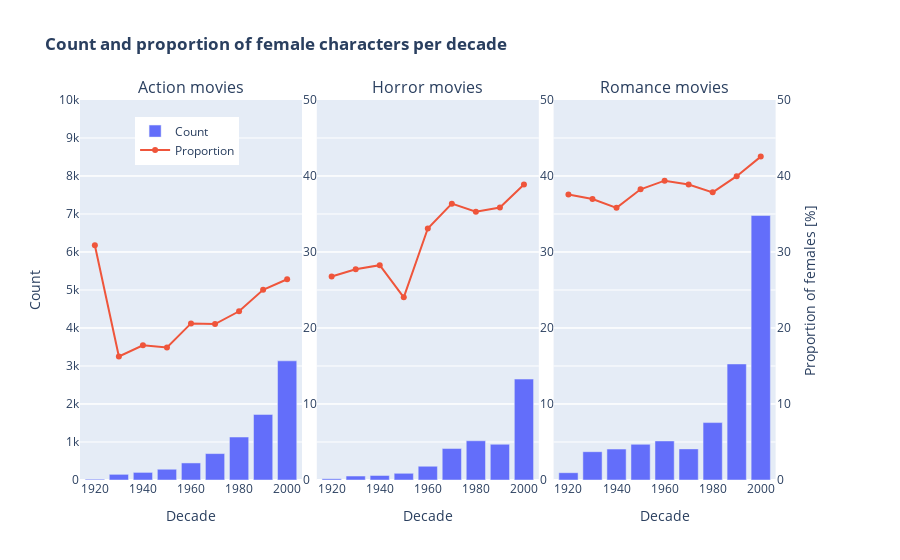

Write notebook code for a chart like this one.
### Markdown cell above
Although not all genres display the same proportions of female characters, women are once again strongly under-represented, especially in action movies. Then, we can have a look at the other aspects of women’s representation to see if they also differ according to the genre, starting by the age distributions of the female and male actors.

### Code cell
#Count male and female characters per decade across all movies
gender_count_action = action_charadata.groupby('decade').apply(lambda x : pd.Series({'M' : x[x.actor_gender == 'M'].shape[0], 
                                                                                       'F' : x[x.actor_gender == 'F'].shape[0]}))
gender_count_action['proportion_f'] = gender_count_action.F * 100 / (gender_count_action.M + gender_count_action.F)
gender_count_action.reset_index(inplace = True)
gender_count_action.sort_values(by = "decade", inplace = True)

gender_count_horror = horror_charadata.groupby('decade').apply(lambda x : pd.Series({'M' : x[x.actor_gender == 'M'].shape[0], 
                                                                                       'F' : x[x.actor_gender == 'F'].shape[0]}))
gender_count_horror['proportion_f'] = gender_count_horror.F * 100 / (gender_count_horror.M + gender_count_horror.F)
gender_count_horror.reset_index(inplace = True)
gender_count_horror.sort_values(by = "decade", inplace = True)

gender_count_romance = romance_charadata.groupby('decade').apply(lambda x : pd.Series({'M' : x[x.actor_gender == 'M'].shape[0], 
                                                                                       'F' : x[x.actor_gender == 'F'].shape[0]}))
gender_count_romance['proportion_f'] = gender_count_romance.F * 100 / (gender_count_romance.M + gender_count_romance.F)
gender_count_romance.reset_index(inplace = True)
gender_count_romance.sort_values(by = "decade", inplace = True)

# Create figure with secondary y-axis
fig = make_subplots(rows=1, cols=3, shared_xaxes = True, shared_yaxes = "all", horizontal_spacing = 0.02,
                    specs=[[{"secondary_y": True,}, {"secondary_y": True,}, {"secondary_y": True,}]],
                    subplot_titles = ["Action movies", "Horror movies", "Romance movies"])

blue, red = px.colors.qualitative.Plotly[0], px.colors.qualitative.Plotly[1]

# Add traces
fig.add_trace(go.Bar(name = 'Count', x = gender_count_action['decade'], y = gender_count_action['F'], marker_color = blue),
    secondary_y = False, row = 1, col = 1
)
fig.add_trace(go.Scatter(name = 'Proportion', x=gender_count_action['decade'], y=gender_count_action['proportion_f'], line=dict(width=2, color=red), marker=dict(color=red)),
    secondary_y = True, row = 1, col = 1
)
fig.add_trace(go.Bar(name = 'Count of female characters', x = gender_count_horror['decade'], y = gender_count_horror['F'],showlegend=False, marker_color = blue),
    secondary_y = False, row = 1, col = 2   
)
fig.add_trace(go.Scatter(name = 'Proportion of female characters', x=gender_count_horror['decade'], y=gender_count_horror['proportion_f'],showlegend=False, line=dict(width=2, color=red), marker=dict(color=red)),
    secondary_y = True, row = 1, col = 2  
)
fig.add_trace(go.Bar(name = 'Count of female characters', x = gender_count_romance['decade'], y = gender_count_romance['F'],showlegend=False, marker_color = blue),
    secondary_y = False, row = 1, col = 3   
)
fig.add_trace(go.Scatter(name = 'Proportion of female characters', x=gender_count_romance['decade'], y=gender_count_romance['proportion_f'],showlegend=False, line=dict(width=2, color=red), marker=dict(color=red)),
    secondary_y = True, row = 1, col = 3  
)
# Add figure title
fig.update_layout(
    title_text="<b>Count and proportion of female characters per decade",
    legend=dict(
        yanchor="bottom",
        y=.83,
        xanchor="right",
        x=0.215
    )
)

# Set x-axis title
fig.update_xaxes(title_text="Decade")

# Set y-axes titles
fig.update_yaxes(range = [0,10000], row = 1, secondary_y = False)
fig.update_yaxes(title_text = "Count", secondary_y = False, row = 1, col = 1)
fig.update_yaxes(range = [0,50], row = 1, secondary_y = True)
fig.update_yaxes(title_text = "Proportion of females [%]", secondary_y = True, row = 1, col = 3)


fig.show()


FIG_NAME = 'Count_proportion_genres.svg'
pio.write_image(fig, file = JPEG_PATH + FIG_NAME, format = "svg")

### Figure 1 — Plotly figure (JSON) as saved in the notebook; plotly's stock layout.template omitted (floating-point values rounded to 4 significant figures)
{"data": [{"marker": {"color": "#636EFA"}, "name": "Count", "type": "bar", "x": [1920, 1930, 1940, 1950, 1960, 1970, 1980, 1990, 2000], "xaxis": "x", "y": [21, 149, 200, 283, 449, 695, 1131, 1726, 3136], "yaxis": "y"}, {"line": {"color": "#EF553B", "width": 2}, "marker": {"color": "#EF553B"}, "name": "Proportion", "type": "scatter", "x": [1920, 1930, 1940, 1950, 1960, 1970, 1980, 1990, 2000], "xaxis": "x", "y": [30.88, 16.25, 17.73, 17.43, 20.61, 20.52, 22.2, 25.03, 26.42], "yaxis": "y2"}, {"marker": {"color": "#636EFA"}, "name": "Count of female characters", "showlegend": false, "type": "bar", "x": [1920, 1930, 1940, 1950, 1960, 1970, 1980, 1990, 2000], "xaxis": "x2", "y": [34, 104, 119, 175, 362, 828, 1032, 940, 2656], "yaxis": "y3"}, {"line": {"color": "#EF553B", "width": 2}, "marker": {"color": "#EF553B"}, "name": "Proportion of female characters", "showlegend": false, "type": "scatter", "x": [1920, 1930, 1940, 1950, 1960, 1970, 1980, 1990, 2000], "xaxis": "x2", "y": [26.77, 27.73, 28.27, 24.04, 33.09, 36.36, 35.31, 35.85, 38.89], "yaxis": "y4"}, {"marker": {"color": "#636EFA"}, "name": "Count of female characters", "showlegend": false, "type": "bar", "x": [1920, 1930, 1940, 1950, 1960, 1970, 1980, 1990, 2000], "xaxis": "x3", "y": [192, 745, 814, 939, 1028, 819, 1511, 3054, 6960], "yaxis": "y5"}, {"line": {"color": "#EF553B", "width": 2}, "marker": {"color": "#EF553B"}, "name": "Proportion of female characters", "showlegend": false, "type": "scatter", "x": [1920, 1930, 1940, 1950, 1960, 1970, 1980, 1990, 2000], "xaxis": "x3", "y": [37.57, 36.97, 35.81, 38.25, 39.39, 38.89, 37.85, 39.97, 42.55], "yaxis": "y6"}], "layout": {"annotations": [{"font": {"size": 16}, "showarrow": false, "text": "Action movies", "x": 0.15, "xanchor": "center", "xref": "paper", "y": 1, "yanchor": "bottom", "yref": "paper"}, {"font": {"size": 16}, "showarrow": false, "text": "Horror movies", "x": 0.47, "xanchor": "center", "xref": "paper", "y": 1, "yanchor": "bottom", "yref": "paper"}, {"font": {"size": 16}, "showarrow": false, "text": "Romance movies", "x": 0.79, "xanchor": "center", "xref": "paper", "y": 1, "yanchor": "bottom", "yref": "paper"}], "legend": {"x": 0.215, "xanchor": "right", "y": 0.83, "yanchor": "bottom"}, "title": {"text": "<b>Count and proportion of female characters per decade"}, "xaxis": {"anchor": "y", "domain": [0, 0.3], "title": {"text": "Decade"}}, "xaxis2": {"anchor": "y3", "domain": [0.32, 0.62], "title": {"text": "Decade"}}, "xaxis3": {"anchor": "y5", "domain": [0.64, 0.94], "title": {"text": "Decade"}}, "yaxis": {"anchor": "x", "domain": [0, 1], "range": [0, 10000], "title": {"text": "Count"}}, "yaxis2": {"anchor": "x", "overlaying": "y", "range": [0, 50], "side": "right"}, "yaxis3": {"anchor": "x2", "domain": [0, 1], "matches": "y", "range": [0, 10000], "showticklabels": false}, "yaxis4": {"anchor": "x2", "overlaying": "y3", "range": [0, 50], "side": "right"}, "yaxis5": {"anchor": "x3", "domain": [0, 1], "matches": "y", "range": [0, 10000], "showticklabels": false}, "yaxis6": {"anchor": "x3", "overlaying": "y5", "range": [0, 50], "side": "right", "title": {"text": "Proportion of females [%]"}}}}
